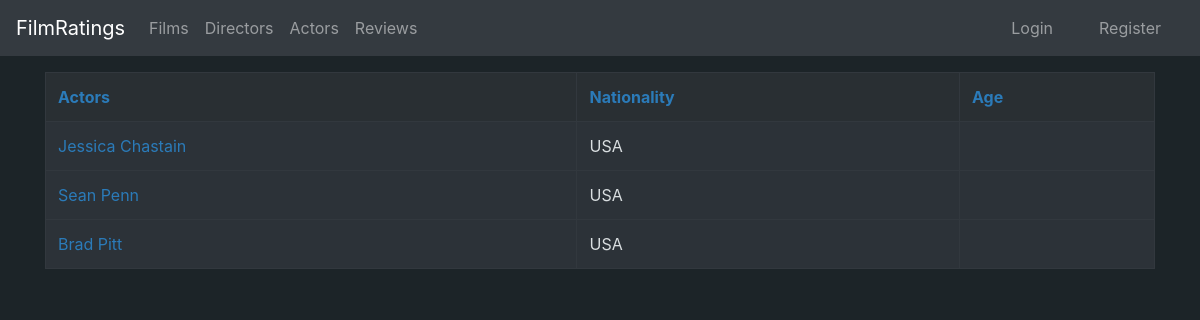
/actors/, run on an earlier commit of the app's database.
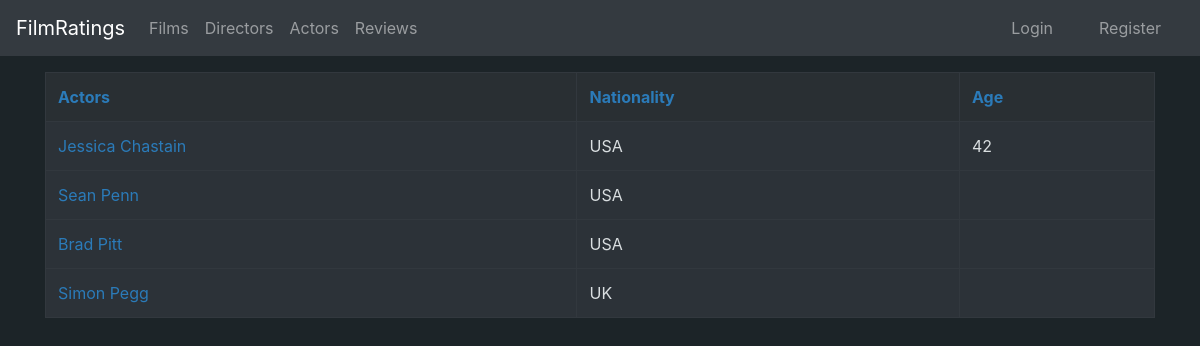
And on a later commit of the database.
### application/actors/models.py (models this page shows, shortened)
class Actor(Base):
    name = db.Column(db.String(400), nullable=False)
    nationality = db.Column(db.String(400), nullable = True)
    age = db.Column(db.String(3), nullable = True)
    bio = db.Column(db.String(1200), nullable = True)
    films = db.relationship("FilmActor", cascade="all, delete-orphan")

### application/actors/views.py (the view)
@app.route("/actors/", methods=["GET"])
def actors_index():
    return render_template("actors/list.html", actors = Actor.query.all(), sortby = None, desc = None)

### application/templates/actors/list.html (shortened to what this page needs)
{% extends "layout.html" %}
{% block body %}
    <table class="table table-bordered table-dark">
        <tr style="background-color:#292F33">
            <th>
                {% if sortby == 'name' and desc == False %}
                    <a href="{{url_for('actors_sorted', sortby = 'namedesc')}}">Actors</a>
                {% else %}
                    <a href ="{{url_for('actors_sorted', sortby = 'name')}}">Actors</a>
                {% endif %}
            </th>
            <th>
                {% if sortby == 'nationality' and desc == False %}
                    <a href="{{url_for('actors_sorted', sortby = 'nationalitydesc')}}">Nationality</a>
                {% else %}
                    <a href="{{url_for('actors_sorted', sortby = 'nationality')}}">Nationality</a>
                {% endif %}
            </th>
            <th>
                {% if sortby == 'age' and desc == False %}
                    <a href="{{url_for('actors_sorted', sortby = 'agedesc')}}">Age</a>
                {% else %}
                    <a href="{{url_for('actors_sorted', sortby = 'age')}}">Age</a>
                {% endif %}
            </th>
        </tr>
        {% for actor in actors%}
        <tr style="background-color:#2c3238; color:#d9dee0">
            <td><a href="{{url_for('actors_show',  actor_id = actor.id)}}">{{actor.name}}</a></td>
            {% if not actor.nationality == null %}
                <td>{{actor.nationality}}</td>
            {% endif %}
            {% if not actor.age == null %}
                <td>{{actor.age}}</td>
            {% endif %}
        </tr>
        {% endfor %}
    </table>
{% endblock %}

What changed in the data, as far as the page shows it:
changed Actor "Jessica Chastain": age (not shown) → "42"
added Actor: name "Simon Pegg", nationality "UK"
